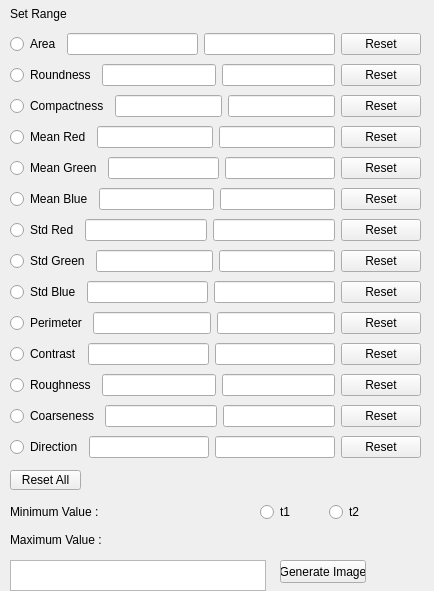
<?xml version="1.0" encoding="UTF-8"?>
<ui version="4.0">
 <class>AttributeBased_cd</class>
 <widget class="QWidget" name="AttributeBased_cd">
  <property name="geometry">
   <rect>
    <x>0</x>
    <y>0</y>
    <width>434</width>
    <height>591</height>
   </rect>
  </property>
  <property name="windowTitle">
   <string>Form</string>
  </property>
  <widget class="QPushButton" name="pushButton">
   <property name="geometry">
    <rect>
     <x>280</x>
     <y>560</y>
     <width>86</width>
     <height>23</height>
    </rect>
   </property>
   <property name="text">
    <string>Generate Image</string>
   </property>
  </widget>
  <widget class="QWidget" name="layoutWidget">
   <property name="geometry">
    <rect>
     <x>260</x>
     <y>500</y>
     <width>131</width>
     <height>24</height>
    </rect>
   </property>
   <layout class="QHBoxLayout" name="horizontalLayout">
    <item>
     <widget class="QRadioButton" name="radioButton">
      <property name="text">
       <string>t1</string>
      </property>
     </widget>
    </item>
    <item>
     <widget class="QRadioButton" name="radioButton_2">
      <property name="text">
       <string>t2</string>
      </property>
     </widget>
    </item>
   </layout>
  </widget>
  <widget class="QLabel" name="label">
   <property name="geometry">
    <rect>
     <x>10</x>
     <y>0</y>
     <width>57</width>
     <height>27</height>
    </rect>
   </property>
   <property name="text">
    <string>Set Range :</string>
   </property>
  </widget>
  <widget class="QPushButton" name="pushButton_16">
   <property name="geometry">
    <rect>
     <x>10</x>
     <y>470</y>
     <width>71</width>
     <height>20</height>
    </rect>
   </property>
   <property name="text">
    <string>Reset All</string>
   </property>
  </widget>
  <widget class="QTextBrowser" name="textBrowser">
   <property name="geometry">
    <rect>
     <x>10</x>
     <y>560</y>
     <width>256</width>
     <height>31</height>
    </rect>
   </property>
  </widget>
  <widget class="QWidget" name="layoutWidget">
   <property name="geometry">
    <rect>
     <x>10</x>
     <y>30</y>
     <width>411</width>
     <height>431</height>
    </rect>
   </property>
   <layout class="QVBoxLayout" name="verticalLayout">
    <item>
     <layout class="QHBoxLayout" name="horizontalLayout_2">
      <item>
       <widget class="QRadioButton" name="radioButton_3">
        <property name="text">
         <string>Area</string>
        </property>
       </widget>
      </item>
      <item>
       <widget class="QLineEdit" name="lineEdit"/>
      </item>
      <item>
       <widget class="QLineEdit" name="lineEdit_2"/>
      </item>
      <item>
       <widget class="QPushButton" name="pushButton_15">
        <property name="text">
         <string>Reset</string>
        </property>
       </widget>
      </item>
     </layout>
    </item>
    <item>
     <layout class="QHBoxLayout" name="horizontalLayout_4">
      <item>
       <widget class="QRadioButton" name="radioButton_4">
        <property name="text">
         <string>Roundness</string>
        </property>
       </widget>
      </item>
      <item>
       <widget class="QLineEdit" name="lineEdit_3"/>
      </item>
      <item>
       <widget class="QLineEdit" name="lineEdit_4"/>
      </item>
      <item>
       <widget class="QPushButton" name="pushButton_14">
        <property name="text">
         <string>Reset</string>
        </property>
       </widget>
      </item>
     </layout>
    </item>
    <item>
     <layout class="QHBoxLayout" name="horizontalLayout_5">
      <item>
       <widget class="QRadioButton" name="radioButton_5">
        <property name="text">
         <string>Compactness</string>
        </property>
       </widget>
      </item>
      <item>
       <widget class="QLineEdit" name="lineEdit_5"/>
      </item>
      <item>
       <widget class="QLineEdit" name="lineEdit_6"/>
      </item>
      <item>
       <widget class="QPushButton" name="pushButton_13">
        <property name="text">
         <string>Reset</string>
        </property>
       </widget>
      </item>
     </layout>
    </item>
    <item>
     <layout class="QHBoxLayout" name="horizontalLayout_6">
      <item>
       <widget class="QRadioButton" name="radioButton_6">
        <property name="text">
         <string>Mean Red</string>
        </property>
       </widget>
      </item>
      <item>
       <widget class="QLineEdit" name="lineEdit_7"/>
      </item>
      <item>
       <widget class="QLineEdit" name="lineEdit_8"/>
      </item>
      <item>
       <widget class="QPushButton" name="pushButton_12">
        <property name="text">
         <string>Reset</string>
        </property>
       </widget>
      </item>
     </layout>
    </item>
    <item>
     <layout class="QHBoxLayout" name="horizontalLayout_7">
      <item>
       <widget class="QRadioButton" name="radioButton_7">
        <property name="text">
         <string>Mean Green</string>
        </property>
       </widget>
      </item>
      <item>
       <widget class="QLineEdit" name="lineEdit_9"/>
      </item>
      <item>
       <widget class="QLineEdit" name="lineEdit_10"/>
      </item>
      <item>
       <widget class="QPushButton" name="pushButton_11">
        <property name="text">
         <string>Reset</string>
        </property>
       </widget>
      </item>
     </layout>
    </item>
    <item>
     <layout class="QHBoxLayout" name="horizontalLayout_8">
      <item>
       <widget class="QRadioButton" name="radioButton_8">
        <property name="text">
         <string>Mean Blue</string>
        </property>
       </widget>
      </item>
      <item>
       <widget class="QLineEdit" name="lineEdit_11"/>
      </item>
      <item>
       <widget class="QLineEdit" name="lineEdit_12"/>
      </item>
      <item>
       <widget class="QPushButton" name="pushButton_10">
        <property name="text">
         <string>Reset</string>
        </property>
       </widget>
      </item>
     </layout>
    </item>
    <item>
     <layout class="QHBoxLayout" name="horizontalLayout_9">
      <item>
       <widget class="QRadioButton" name="radioButton_9">
        <property name="text">
         <string>Std Red</string>
        </property>
       </widget>
      </item>
      <item>
       <widget class="QLineEdit" name="lineEdit_13"/>
      </item>
      <item>
       <widget class="QLineEdit" name="lineEdit_14"/>
      </item>
      <item>
       <widget class="QPushButton" name="pushButton_9">
        <property name="text">
         <string>Reset</string>
        </property>
       </widget>
      </item>
     </layout>
    </item>
    <item>
     <layout class="QHBoxLayout" name="horizontalLayout_10">
      <item>
       <widget class="QRadioButton" name="radioButton_10">
        <property name="text">
         <string>Std Green</string>
        </property>
       </widget>
      </item>
      <item>
       <widget class="QLineEdit" name="lineEdit_15"/>
      </item>
      <item>
       <widget class="QLineEdit" name="lineEdit_16"/>
      </item>
      <item>
       <widget class="QPushButton" name="pushButton_8">
        <property name="text">
         <string>Reset</string>
        </property>
       </widget>
      </item>
     </layout>
    </item>
    <item>
     <layout class="QHBoxLayout" name="horizontalLayout_11">
      <item>
       <widget class="QRadioButton" name="radioButton_11">
        <property name="text">
         <string>Std Blue</string>
        </property>
       </widget>
      </item>
      <item>
       <widget class="QLineEdit" name="lineEdit_17"/>
      </item>
      <item>
       <widget class="QLineEdit" name="lineEdit_18"/>
      </item>
      <item>
       <widget class="QPushButton" name="pushButton_7">
        <property name="text">
         <string>Reset</string>
        </property>
       </widget>
      </item>
     </layout>
    </item>
    <item>
     <layout class="QHBoxLayout" name="horizontalLayout_12">
      <item>
       <widget class="QRadioButton" name="radioButton_12">
        <property name="text">
         <string>Perimeter</string>
        </property>
       </widget>
      </item>
      <item>
       <widget class="QLineEdit" name="lineEdit_19"/>
      </item>
      <item>
       <widget class="QLineEdit" name="lineEdit_20"/>
      </item>
      <item>
       <widget class="QPushButton" name="pushButton_6">
        <property name="text">
         <string>Reset</string>
        </property>
       </widget>
      </item>
     </layout>
    </item>
    <item>
     <layout class="QHBoxLayout" name="horizontalLayout_13">
      <item>
       <widget class="QRadioButton" name="radioButton_13">
        <property name="text">
         <string>Contrast</string>
        </property>
       </widget>
      </item>
      <item>
       <widget class="QLineEdit" name="lineEdit_21"/>
      </item>
      <item>
       <widget class="QLineEdit" name="lineEdit_22"/>
      </item>
      <item>
       <widget class="QPushButton" name="pushButton_5">
        <property name="text">
         <string>Reset</string>
        </property>
       </widget>
      </item>
     </layout>
    </item>
    <item>
     <layout class="QHBoxLayout" name="horizontalLayout_14">
      <item>
       <widget class="QRadioButton" name="radioButton_14">
        <property name="text">
         <string>Roughness</string>
        </property>
       </widget>
      </item>
      <item>
       <widget class="QLineEdit" name="lineEdit_23"/>
      </item>
      <item>
       <widget class="QLineEdit" name="lineEdit_24"/>
      </item>
      <item>
       <widget class="QPushButton" name="pushButton_4">
        <property name="text">
         <string>Reset</string>
        </property>
       </widget>
      </item>
     </layout>
    </item>
    <item>
     <layout class="QHBoxLayout" name="horizontalLayout_17">
      <item>
       <widget class="QRadioButton" name="radioButton_15">
        <property name="text">
         <string>Coarseness</string>
        </property>
       </widget>
      </item>
      <item>
       <layout class="QHBoxLayout" name="horizontalLayout_15">
        <item>
         <widget class="QLineEdit" name="lineEdit_25"/>
        </item>
        <item>
         <widget class="QLineEdit" name="lineEdit_26"/>
        </item>
       </layout>
      </item>
      <item>
       <widget class="QPushButton" name="pushButton_3">
        <property name="text">
         <string>Reset</string>
        </property>
       </widget>
      </item>
     </layout>
    </item>
    <item>
     <layout class="QHBoxLayout" name="horizontalLayout_18">
      <item>
       <widget class="QRadioButton" name="radioButton_16">
        <property name="text">
         <string>Direction</string>
        </property>
       </widget>
      </item>
      <item>
       <layout class="QHBoxLayout" name="horizontalLayout_16">
        <item>
         <widget class="QLineEdit" name="lineEdit_27"/>
        </item>
        <item>
         <widget class="QLineEdit" name="lineEdit_28"/>
        </item>
       </layout>
      </item>
      <item>
       <widget class="QPushButton" name="pushButton_2">
        <property name="text">
         <string>Reset</string>
        </property>
       </widget>
      </item>
     </layout>
    </item>
   </layout>
  </widget>
  <widget class="QWidget" name="layoutWidget">
   <property name="geometry">
    <rect>
     <x>10</x>
     <y>500</y>
     <width>231</width>
     <height>51</height>
    </rect>
   </property>
   <layout class="QVBoxLayout" name="verticalLayout_2">
    <item>
     <layout class="QHBoxLayout" name="horizontalLayout_3">
      <item>
       <widget class="QLabel" name="label_2">
        <property name="text">
         <string>Minimum Value :</string>
        </property>
       </widget>
      </item>
      <item>
       <widget class="QLabel" name="label_min">
        <property name="text">
         <string/>
        </property>
       </widget>
      </item>
     </layout>
    </item>
    <item>
     <layout class="QHBoxLayout" name="horizontalLayout_21">
      <item>
       <widget class="QLabel" name="label_3">
        <property name="text">
         <string>Maximum Value :</string>
        </property>
       </widget>
      </item>
      <item>
       <widget class="QLabel" name="label_max">
        <property name="text">
         <string/>
        </property>
       </widget>
      </item>
     </layout>
    </item>
   </layout>
  </widget>
  <zorder>layoutWidget</zorder>
  <zorder>layoutWidget</zorder>
  <zorder>pushButton</zorder>
  <zorder>layoutWidget</zorder>
  <zorder>label</zorder>
  <zorder>pushButton_16</zorder>
  <zorder>textBrowser</zorder>
 </widget>
 <resources/>
 <connections/>
</ui>
